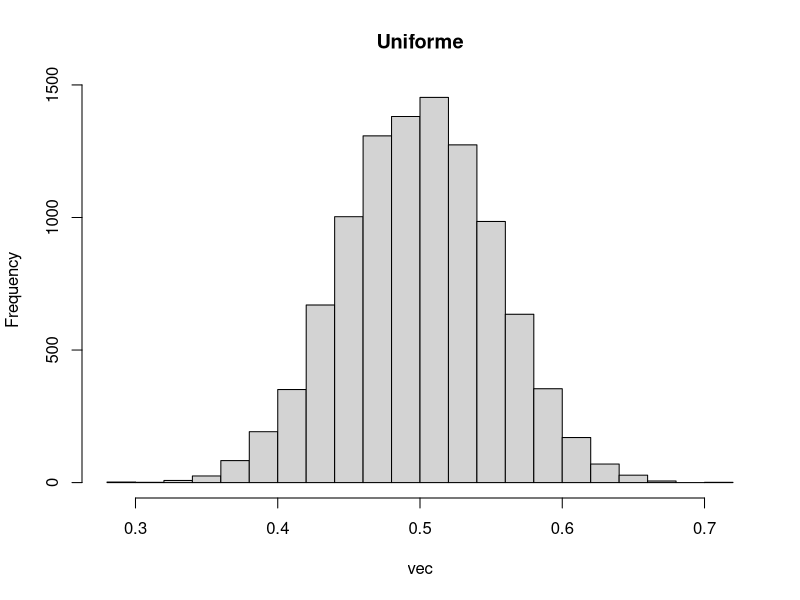
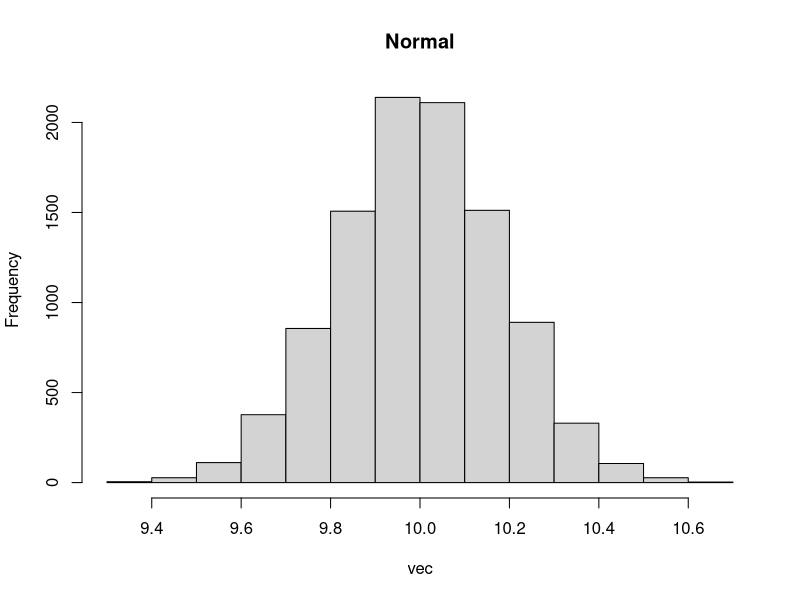
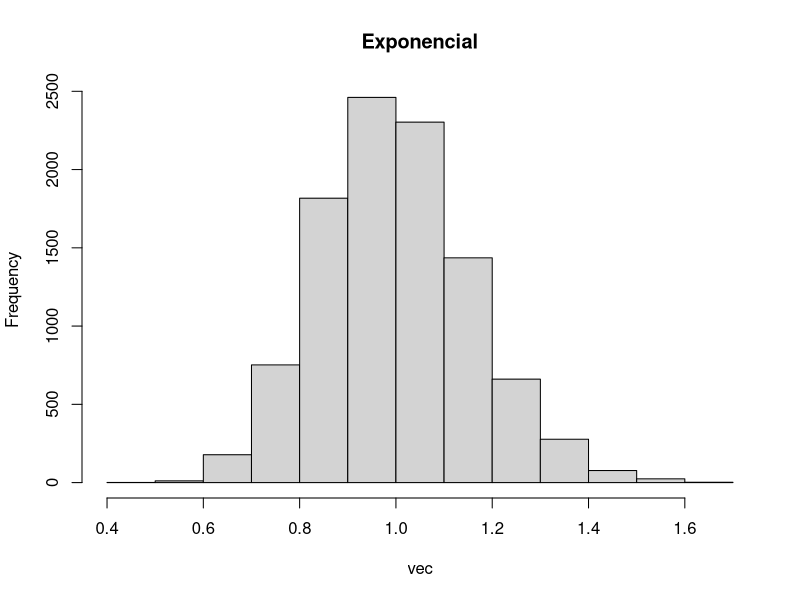
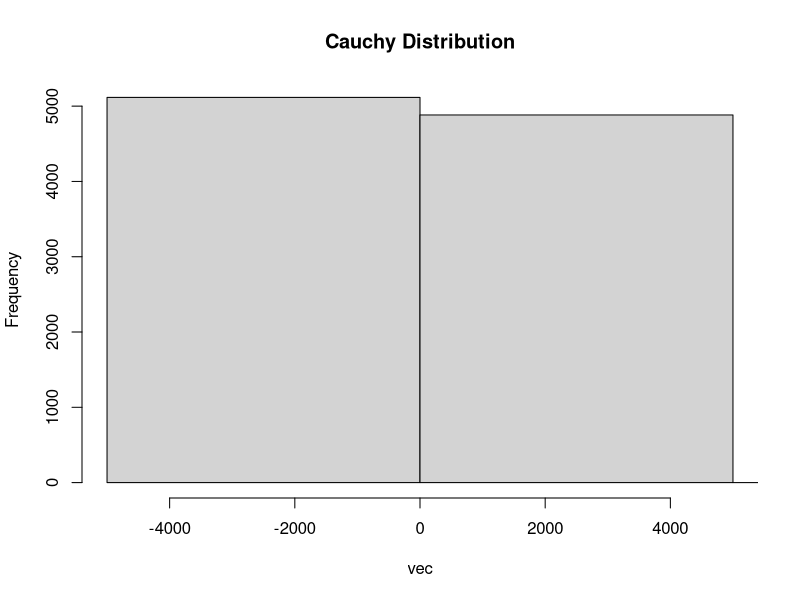
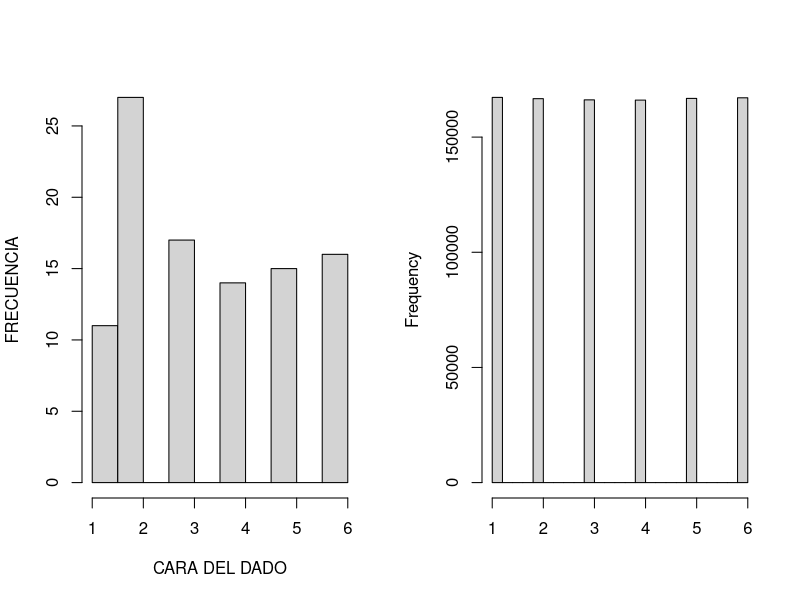
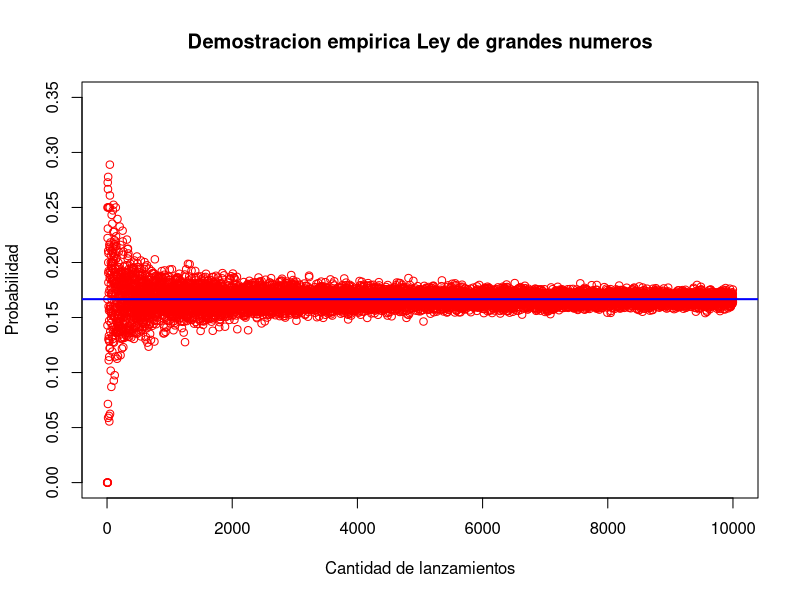

The R source for these figures, in order: (Note: this script raises an error after producing the figures.)
## ---- chunk 1
vec <- vector()
for (i in 1:10000) {
  vec[i]  <- mean(runif(30, min = 0, max = 1))
}

hist(vec, main = "Uniforme")
## ---- chunk 2
vec <- vector()
for (i in 1:10000) {
  vec[i]  <- mean(rnorm(n = 30, mean = 10, sd = 1))
}

hist(vec, main = "Normal")
## ---- chunk 3
vec <- vector()
for (i in 1:10000) {
  vec[i]  <- mean(rexp(n = 40, rate = 1))
}

hist(vec, main = "Exponencial")
## ---- chunk 4
vec <- vector()
for (i in 1:10000) {
  vec[i]  <- mean(rcauchy(200, location = 0, scale = 1))
}

hist(vec, main = "Cauchy Distribution", xlim = c(-5000, 5000))
## ---- chunk 5
par(mfrow = c(1, 2))
hist(as.integer(runif(n = 100, min = 1, max = 7)),
     main = "",
     xlab = "CARA DEL DADO",
     ylab = "FRECUENCIA")

hist(as.integer(runif(n = 1000000, min = 1, max = 7)), main = "", xlab = "")
## ---- chunk 6
par(mfrow = c(1, 1))
plot(x = c(0, 10000), y = c(0,  0.35), main = "Demostracion empirica Ley de grandes numeros",
     xlab = "Cantidad de lanzamientos", col = "white",
     ylab = "Probabilidad"
     )

for (cant_lanzamientos in 1:10000) {
  prob <- sum(as.integer(runif(n = cant_lanzamientos, min = 1, max = 7)) == 1) / cant_lanzamientos
  points(cant_lanzamientos, y = prob, col = "red", lwd = 1)
}

abline(h = 1/6, col = "blue", lwd = 2) # Esperanza = 16.66%

## ---- chunk 7
n <- 1000000
aux <- 0
uniform_x <- runif(n = n, min = -1, max = 1)
uniform_y <- runif(n = n, min = -1, max = 1)

for (i in 1:n) {
  if (sqrt((uniform_x[i]) ^ 2 + (uniform_y[i]) ^ 2) < 1) {
    aux = aux + 1
  }
  
}
  
prob_dentro_circulo <- (aux / n)

(pi = pcirculo * 4)
## ---- chunk 8
dado <- c()
generala <- 0
total_lanzamientos <- 1000000

for (lanzamiento in 1:total_lanzamientos) {
  dado <-  as.integer(runif(n = 5, min = 1, max = 7))
  if (length(unique(dado)) == 1 ) {
    generala = generala + 1
  }
}
(prob_generala <- generala / total_lanzamientos)
## ---- chunk 9
prob_teorica_generala <- 1/1296
lim_sup_generala <- (1/1296) * 1.1
lim_inf_generala <- (1/1296) * 0.9
probabilidad_empirica_generala <- runif(n = 1, min = 0, max = 0.006) # valor arbitrario para comenzar el loop
total_lanzamientos <- 100
precision <- 10
paso <- 1
vector_lanzamientos <- c()
vector_probabilidades_empiricas <- c()
c <- 0
generala <- 0

while (abs(prob_teorica_generala - probabilidad_empirica_generala) > prob_teorica_generala * 0.1) { 
  for (lanzamiento in seq(1, total_lanzamientos, precision)) {
  dado <- as.integer(runif(n = 5, min = 1, max = 7))
  if (length(unique(dado)) == 1) {
    generala = generala + 1
  }
  }
if (generala != 0) {
  probabilidad_empirica_generala <- generala / total_lanzamientos
  generala <- 0 
}  

total_lanzamientos <- total_lanzamientos + paso
vector_lanzamientos[c] <- total_lanzamientos
vector_probabilidades_empiricas[c] <- probabilidad_empirica_generala
c <- c + 1
}
(total_lanzamientos)
## ---- chunk 10
plot(vector_lanzamientos, vector_probabilidades_empiricas, 
                          pch = 20, type = "l", col = "violet", lwd = 2,
                          # ylim = seq(0, 0.01, 20),
                          xlab = "CANTIDAD DE LANZAMIENTOS",
                          ylab = "PROBABILIDAD DE GENERALA")
                         
abline(h = prob_teorica_generala, col = "blue", lwd = 2)
abline(h = lim_sup_generala, col = "black", lty = 5, lwd = 1)
abline(h = lim_inf_generala, col = "black", lty = 5, lwd = 1)
legend("topright", legend=c("PROB. TEORICA GENERALA", "TOL. 10% MAX", 
                            "TOL. 10% MIN"),
       fill = c("blue", "black", "black"))
